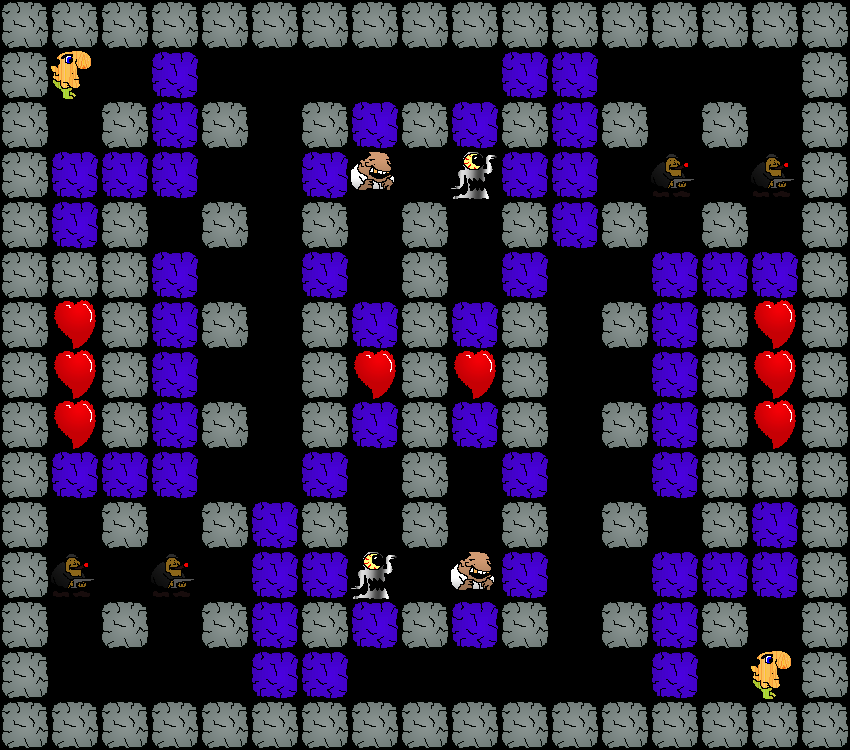

This game map was drawn from its Tiled (.tmx) file and the tilesets committed beside it. A one-line description and the trimmed map source follow:
An orthogonal 17x15 tile map with 50x50 px tiles, 1 tile layer (Action).

<map version="1.0" orientation="orthogonal" width="17" height="15" tilewidth="50" tileheight="50">
 <tileset firstgid="1" name="Tileset" tilewidth="50" tileheight="50">
  <image source="Tileset.png" width="150" height="200" />
  <tile id="0">
   <properties>
    <property name="Type" value="Soldier" />
   </properties>
  </tile>
  <tile id="1">
   <properties>
    <property name="Type" value="FireLizard" />
   </properties>
  </tile>
  <tile id="2">
   <properties>
    <property name="Type" value="Heart" />
   </properties>
  </tile>
  <tile id="3">
   <properties>
    <property name="Type" value="Sentry" />
   </properties>
  </tile>
  <tile id="4">
   <properties>
    <property name="Type" value="Turret" />
   </properties>
  </tile>
  <tile id="5">
   <properties>
    <property name="Type" value="Shark" />
   </properties>
  </tile>
  <tile id="6">
   <properties>
    <property name="Type" value="BreakableBlock" />
   </properties>
  </tile>
  <tile id="7">
   <properties>
    <property name="Type" value="Block" />
   </properties>
  </tile>
  <tile id="8">
   <properties>
    <property name="Type" value="Gangster" />
   </properties>
  </tile>
  <tile id="9">
   <properties>
    <property name="Type" value="Player" />
   </properties>
  </tile>
  <tile id="11">
   <properties>
    <property name="Type" value="StorBot" />
   </properties>
  </tile>
 </tileset>
 <layer name="Action" width="17" height="15">
  <properties>
   <property name="ColorValue0" value="225" />
   <property name="ColorValue1" value="125" />
   <property name="ColorValue2" value="100" />
   <property name="ColorValue3" value="100" />
  </properties>
  <data>[255 cells, 183 non-empty, 7 distinct tile ids]</data>
 </layer>
</map>
